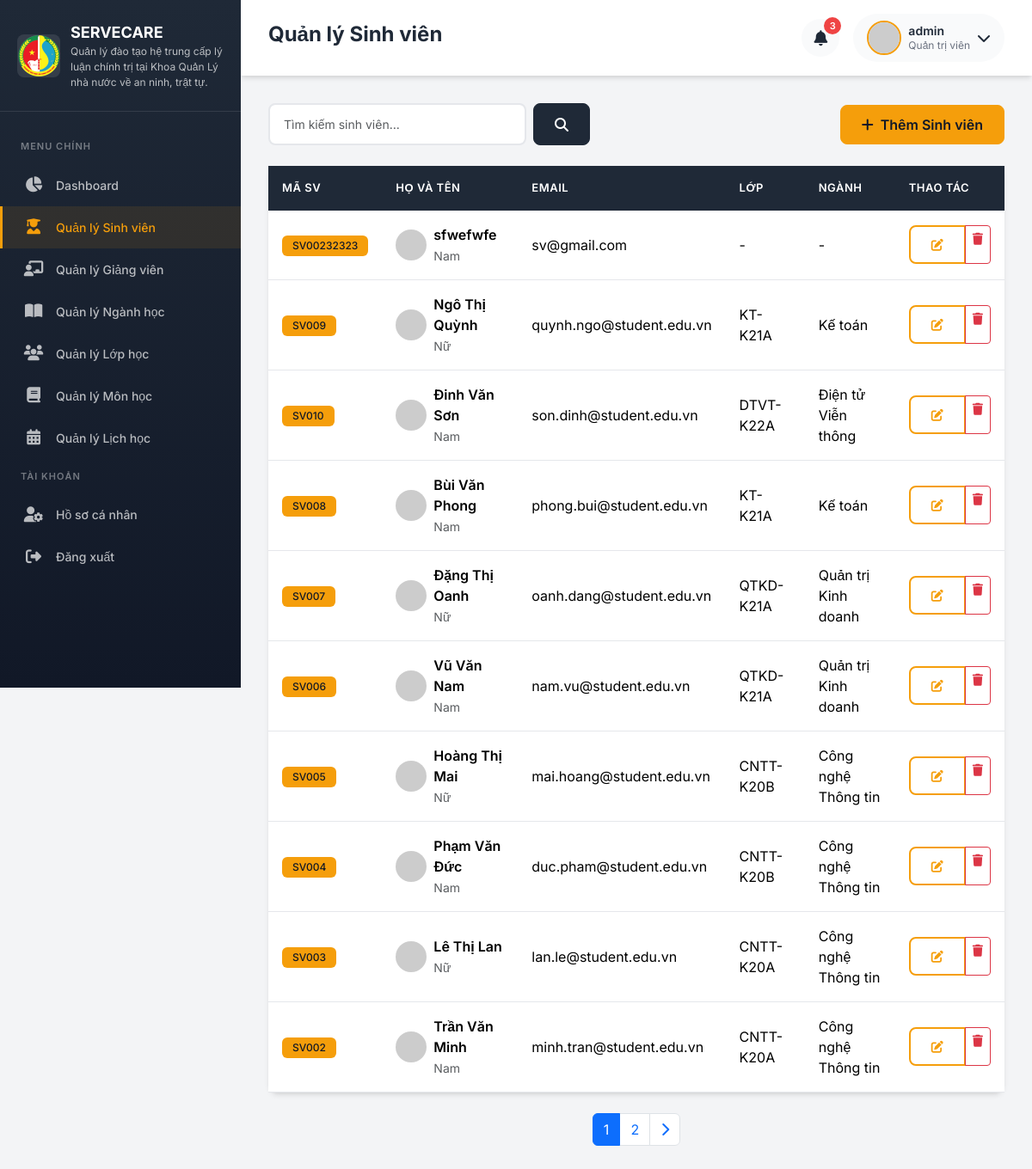
/admin/students (signed in), run on the app's committed database.
### app/models.py (models this page shows, shortened)
class User(UserMixin, db.Model):
    __tablename__ = 'users'
    id = db.Column(db.Integer, primary_key=True)
    username = db.Column(db.String(64), unique=True, nullable=False, index=True)
    email = db.Column(db.String(120), unique=True, nullable=False, index=True)
    password_hash = db.Column(db.String(256), nullable=False)
    role = db.Column(db.String(20), nullable=False, default='student')  # admin, lecturer, student
    avatar = db.Column(db.String(200), default='default_avatar.png')
    is_active = db.Column(db.Boolean, default=True)
    created_at = db.Column(db.DateTime, default=datetime.utcnow)
    updated_at = db.Column(db.DateTime, default=datetime.utcnow, onupdate=datetime.utcnow)
    student = db.relationship('Student', backref='user', uselist=False, lazy=True)
    lecturer = db.relationship('Lecturer', backref='user', uselist=False, lazy=True)
    def is_admin(self):
        return self.role == 'admin'
    def get_display_name(self):
        if self.role == 'student' and self.student:
            return self.student.full_name
        elif self.role == 'lecturer' and self.lecturer:
            return self.lecturer.full_name
        return self.username

class Student(db.Model):
    __tablename__ = 'students'
    id = db.Column(db.Integer, primary_key=True)
    user_id = db.Column(db.Integer, db.ForeignKey('users.id'), nullable=False)
    student_code = db.Column(db.String(20), unique=True, nullable=False)
    full_name = db.Column(db.String(100), nullable=False)
    dob = db.Column(db.Date)  # Ngày sinh
    gender = db.Column(db.String(10))  # Nam/Nữ
    phone = db.Column(db.String(15))
    address = db.Column(db.String(200))
    class_id = db.Column(db.Integer, db.ForeignKey('classrooms.id'))
    major_id = db.Column(db.Integer, db.ForeignKey('majors.id'))
    enrollment_year = db.Column(db.Integer)  # Năm nhập học
    created_at = db.Column(db.DateTime, default=datetime.utcnow)
    grades = db.relationship('Grade', backref='student', lazy='dynamic')
    evaluations = db.relationship('Evaluation', backref='student', lazy='dynamic')

class Classroom(db.Model):
    __tablename__ = 'classrooms'
    id = db.Column(db.Integer, primary_key=True)
    name = db.Column(db.String(50), unique=True, nullable=False)
    major_id = db.Column(db.Integer, db.ForeignKey('majors.id'))
    advisor_id = db.Column(db.Integer, db.ForeignKey('lecturers.id'))  # Cố vấn học tập
    academic_year = db.Column(db.String(20))  # Niên khóa VD: 2020-2024
    created_at = db.Column(db.DateTime, default=datetime.utcnow)
    students = db.relationship('Student', backref='classroom', lazy='dynamic')
    schedules = db.relationship('Schedule', backref='classroom', lazy='dynamic')

class Major(db.Model):
    __tablename__ = 'majors'
    id = db.Column(db.Integer, primary_key=True)
    code = db.Column(db.String(20), unique=True, nullable=False)
    name = db.Column(db.String(100), nullable=False)
    description = db.Column(db.Text)
    created_at = db.Column(db.DateTime, default=datetime.utcnow)
    students = db.relationship('Student', backref='major', lazy='dynamic')
    classrooms = db.relationship('Classroom', backref='major', lazy='dynamic')

### app/routes/admin.py (the view)
@admin_bp.route('/students')
@login_required
@admin_required
def students():
    page = request.args.get('page', 1, type=int)
    search = request.args.get('search', '')
    query = Student.query
    if search:
        query = query.filter(
            (Student.full_name.ilike(f'%{search}%')) |
            (Student.student_code.ilike(f'%{search}%'))
        )
    students = query.order_by(Student.created_at.desc()).paginate(page=page, per_page=10)
    return render_template('admin/students/list.html', students=students, search=search)

### app/templates/admin/students/list.html (shortened to what this page needs)
{% extends "base.html" %}
{% block page_title %}Quản lý Sinh viên{% endblock %}
{% block content %}
<div class="d-flex justify-content-between align-items-center mb-4">
    <div>
        <form class="d-flex gap-2" method="GET">
            <input type="text" name="search" class="form-control" placeholder="Tìm kiếm sinh viên..."
                   value="{{ search }}" style="width: 300px;">
            <button type="submit" class="btn btn-secondary">
                <i class="fas fa-search"></i>
            </button>
        </form>
    </div>
    <a href="{{ url_for('admin.add_student') }}" class="btn btn-primary">
        <i class="fas fa-plus me-2"></i>Thêm Sinh viên
    </a>
</div>
<div class="card fade-in">
    <div class="card-body p-0">
        <div class="table-responsive">
            <table class="table mb-0">
                <thead>
                    <tr>
                        <th>Mã SV</th>
                        <th>Họ và tên</th>
                        <th>Email</th>
                        <th>Lớp</th>
                        <th>Ngành</th>
                        <th>Thao tác</th>
                    </tr>
                </thead>
                <tbody>
                    {% for student in students.items %}
                    <tr>
                        <td><span class="badge badge-primary">{{ student.student_code }}</span></td>
                        <td>
                            <div class="d-flex align-items-center">
                                <img src="https://ui-avatars.com/api/?name={{ student.full_name }}&background=F59E0B&color=1F2937&size=36"
                                     class="rounded-circle me-2" width="36" height="36">
                                <div>
                                    <div class="fw-semibold">{{ student.full_name }}</div>
                                    <small class="text-muted">{{ student.gender or '' }}</small>
                                </div>
                            </div>
                        </td>
                        <td>{{ student.user.email if student.user else '' }}</td>
                        <td>{{ student.classroom.name if student.classroom else '-' }}</td>
                        <td>{{ student.major.name if student.major else '-' }}</td>
                        <td>
                            <div class="btn-group btn-group-sm">
                                <a href="{{ url_for('admin.edit_student', id=student.id) }}" class="btn btn-outline-primary" title="Sửa">
                                    <i class="fas fa-edit"></i>
                                </a>
                                <a href="{{ url_for('admin.delete_student', id=student.id) }}" class="btn btn-outline-danger"
                                   onclick="return confirm('Bạn có chắc muốn xóa sinh viên này?')" title="Xóa">
                                    <i class="fas fa-trash"></i>
                                </a>
                            </div>
                        </td>
                    </tr>
                    {% endfor %}
                </tbody>
            </table>
        </div>
    </div>
</div>
{% if students.pages > 1 %}
<nav class="mt-4">
    <ul class="pagination justify-content-center">
        {% for page in students.iter_pages() %}
            {% if page %}
                <li class="page-item {% if page == students.page %}active{% endif %}">
                    <a class="page-link" href="{{ url_for('admin.students', page=page, search=search) }}">{{ page }}</a>
                </li>
            {% else %}
                <li class="page-item disabled"><span class="page-link">...</span></li>
            {% endif %}
        {% endfor %}
        {% if students.has_next %}
        <li class="page-item">
            <a class="page-link" href="{{ url_for('admin.students', page=students.next_num, search=search) }}">
                <i class="fas fa-chevron-right"></i>
            </a>
        </li>
        {% endif %}
    </ul>
</nav>
{% endif %}
{% endblock %}

### app/templates/base.html (shortened to what this page needs)
<!DOCTYPE html>
<html lang="vi">
<head>
    <link href="https://cdn.jsdelivr.net/npm/bootstrap@5.3.2/dist/css/bootstrap.min.css" rel="stylesheet">
    <link href="https://cdnjs.cloudflare.com/ajax/libs/font-awesome/6.5.1/css/all.min.css" rel="stylesheet">
</head>
<body>
    {% if current_user.is_authenticated %}
    <aside class="sidebar">
        <div class="sidebar-header">
            <a href="{{ url_for('main.index') }}" class="sidebar-brand">
                <img src="{{ url_for('static', filename='images/logo.png') }}" alt="Logo" class="sidebar-logo">
                <div class="sidebar-brand-text">
                    {{ app_short_name }}
                    <small>Quản lý đào tạo hệ trung cấp lý luận chính trị tại Khoa Quản Lý nhà nước về an ninh, trật tự.
</small>
                </div>
            </a>
        </div>
        <nav class="sidebar-menu">
            <div class="menu-label">Menu chính</div>
            {% if current_user.is_admin() %}
            <a href="{{ url_for('admin.dashboard') }}" class="menu-item {% if request.endpoint == 'admin.dashboard' %}active{% endif %}">
                <i class="fas fa-chart-pie"></i>
                <span>Dashboard</span>
            </a>
            <a href="{{ url_for('admin.students') }}" class="menu-item {% if 'student' in request.endpoint %}active{% endif %}">
                <i class="fas fa-user-graduate"></i>
                <span>Quản lý Sinh viên</span>
            </a>
            <a href="{{ url_for('admin.lecturers') }}" class="menu-item {% if 'lecturer' in request.endpoint %}active{% endif %}">
                <i class="fas fa-chalkboard-teacher"></i>
                <span>Quản lý Giảng viên</span>
            </a>
            <a href="{{ url_for('admin.majors') }}" class="menu-item {% if 'major' in request.endpoint %}active{% endif %}">
                <i class="fas fa-book-open"></i>
                <span>Quản lý Ngành học</span>
            </a>
            <a href="{{ url_for('admin.classrooms') }}" class="menu-item {% if 'classroom' in request.endpoint %}active{% endif %}">
                <i class="fas fa-users"></i>
                <span>Quản lý Lớp học</span>
            </a>
            <a href="{{ url_for('admin.subjects') }}" class="menu-item {% if 'subject' in request.endpoint %}active{% endif %}">
                <i class="fas fa-book"></i>
                <span>Quản lý Môn học</span>
            </a>
            <a href="{{ url_for('admin.schedules') }}" class="menu-item {% if 'schedule' in request.endpoint %}active{% endif %}">
                <i class="fas fa-calendar-alt"></i>
                <span>Quản lý Lịch học</span>
            </a>
            {% endif %}
            <div class="menu-label">Tài khoản</div>
            <a href="{{ url_for('auth.profile') }}" class="menu-item">
                <i class="fas fa-user-cog"></i>
                <span>Hồ sơ cá nhân</span>
            </a>
            <a href="{{ url_for('auth.logout') }}" class="menu-item">
                <i class="fas fa-sign-out-alt"></i>
                <span>Đăng xuất</span>
            </a>
        </nav>
    </aside>
    <main class="main-content">
        <header class="top-navbar">
            <h1 class="page-title">{% block page_title %}Dashboard{% endblock %}</h1>
            <div class="navbar-actions">
                <button class="notification-btn">
                    <i class="fas fa-bell"></i>
                    <span class="notification-badge">3</span>
                </button>
                <div class="user-dropdown dropdown">
                    <div class="d-flex align-items-center" data-bs-toggle="dropdown">
                        <img src="{{ url_for('static', filename='uploads/avatars/' ~ (current_user.avatar or 'default_avatar.png')) }}"
                             alt="Avatar" class="user-avatar"
                             onerror="this.src='https://ui-avatars.com/api/?name={{ current_user.get_display_name() }}&background=F59E0B&color=1F2937'">
                        <div class="user-info ms-2">
                            <div class="user-name">{{ current_user.get_display_name() }}</div>
                            <div class="user-role">
                                {% if current_user.is_admin() %}Quản trị viên
                                {% elif current_user.is_lecturer() %}Giảng viên
                                {% else %}Sinh viên{% endif %}
                            </div>
                        </div>
                        <i class="fas fa-chevron-down ms-2"></i>
                    </div>
                </div>
            </div>
        </header>
        <div class="page-content">
            {% block content %}{% endblock %}
        </div>
    </main>
    {% else %}
    {% block auth_content %}{% endblock %}
    {% endif %}
</body>
</html>

### data on the page
User: get_display_name "admin"
Student: student_code "SV00232323", full_name "sfwefwfe", gender "Nam", user "sv@gmail.com", classroom "-", major "-"
Student: student_code "SV009", full_name "Ngô Thị Quỳnh", gender "Nữ", user "quynh.ngo@student.edu.vn", classroom "KT-K21A", major "Kế toán"
Student: student_code "SV010", full_name "Đinh Văn Sơn", gender "Nam", user "son.dinh@student.edu.vn", classroom "DTVT-K22A", major "Điện tử Viễn thông"
Student: student_code "SV008", full_name "Bùi Văn Phong", gender "Nam", user "phong.bui@student.edu.vn", classroom "KT-K21A", major "Kế toán"
Student: student_code "SV007", full_name "Đặng Thị Oanh", gender "Nữ", user "oanh.dang@student.edu.vn", classroom "QTKD-K21A", major "Quản trị Kinh doanh"
Student: student_code "SV006", full_name "Vũ Văn Nam", gender "Nam", user "nam.vu@student.edu.vn", classroom "QTKD-K21A", major "Quản trị Kinh doanh"
Student: student_code "SV005", full_name "Hoàng Thị Mai", gender "Nữ", user "mai.hoang@student.edu.vn", classroom "CNTT-K20B", major "Công nghệ Thông tin"
Student: student_code "SV004", full_name "Phạm Văn Đức", gender "Nam", user "duc.pham@student.edu.vn", classroom "CNTT-K20B", major "Công nghệ Thông tin"
Student: student_code "SV003", full_name "Lê Thị Lan", gender "Nữ", user "lan.le@student.edu.vn", classroom "CNTT-K20A", major "Công nghệ Thông tin"
Student: student_code "SV002", full_name "Trần Văn Minh", gender "Nam", user "minh.tran@student.edu.vn", classroom "CNTT-K20A", major "Công nghệ Thông tin"

### other printed values
{{ app_short_name }} "SERVECARE"
{{ page }} "1" "2"
